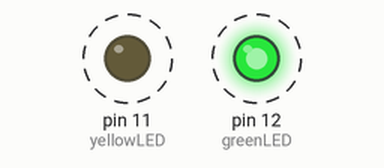
This sketch was run on a simulated Arduino Uno, built with avr-gcc and run on an emulated ATmega328P. On the bench: output pins drawn as LEDs (lit = HIGH). Dashed ring = blinking.

Above: at 0.5 s.
Timing chart, 0 to 4.6 s (numbered marks = the images above):
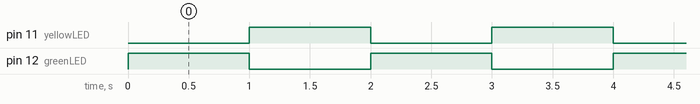

The sketch:

Story_2.ino
```cpp
// C++ code
//

int greenLED = 12;
int yellowLED = 11;


void setup()
{
  pinMode(greenLED, OUTPUT);
  pinMode(yellowLED, OUTPUT);
}

void loop()
{
  digitalWrite(greenLED, HIGH); // Turn green light on
  digitalWrite(yellowLED, LOW); // turn the yellow light off
  delay(1000); // Wait for 1000 millisecond(s)

  digitalWrite(greenLED, LOW); //turn the green off
  digitalWrite(yellowLED, HIGH); //turn the yellow on
  delay(1000); // Wait for 1000 millisecond(s)

}
```

Measured:
- by itself, pin 11 (yellowLED), pin 12 (greenLED): alternates HIGH for 1.0 s and LOW for 1.0 s
